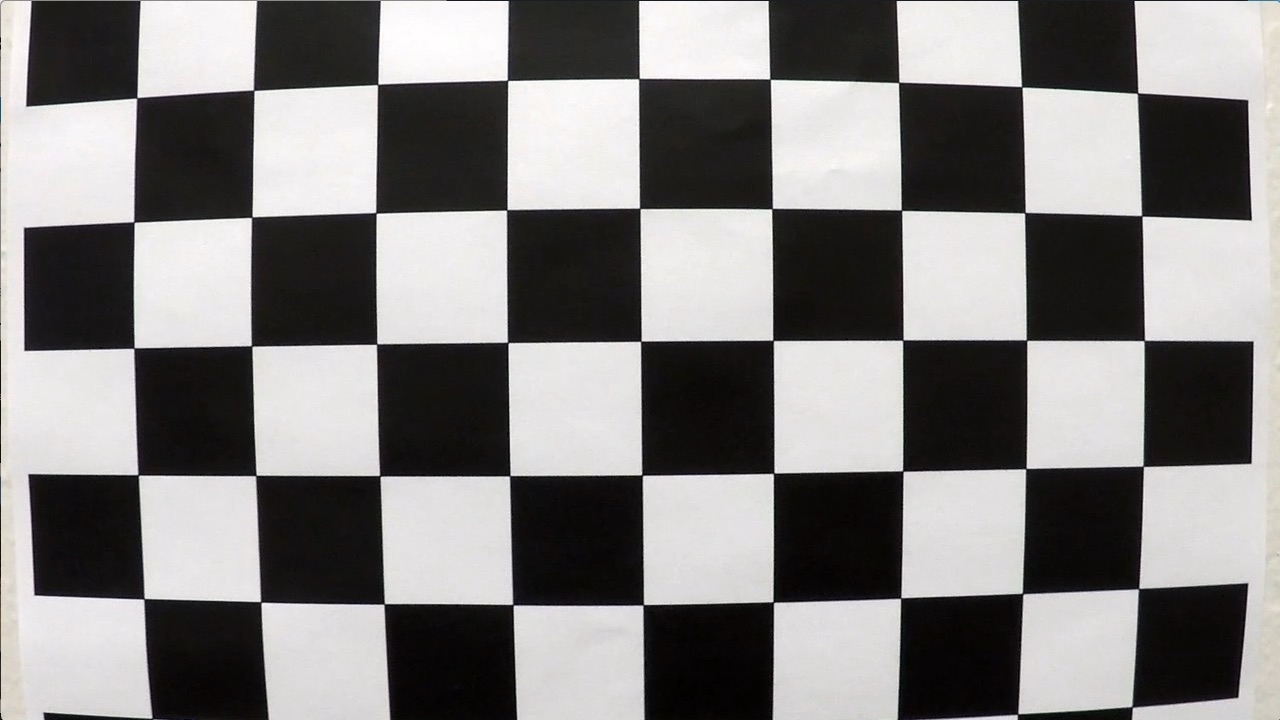
#> input picture camera_cal/calibration1.jpg, 1280 x 720 px; its folder holds 4 pictures in this run; the run also reads 2 pictures not shown here
$ jupyter execute --allow-errors project4.ipynb   (shell and % lines are left out)   (older library calls are emulated)
#> lines starting #> are read from the running program, lines starting #| are printed output that depends on the picture; after the words box and inside, x2 and y2 are one past the last pixel; in counts of white or black regions, pixels touching at a corner belong together; long printed decimals are rounded
## Advanced Lane Finding Project

The goals / steps of this project are the following:

* Compute the camera calibration matrix and distortion coefficients given a set of chessboard images.
* Apply a distortion correction to raw images.
* Use color transforms, gradients, etc., to create a thresholded binary image.
* Apply a perspective transform to rectify binary image ("birds-eye view").
* Detect lane pixels and fit to find the lane boundary.
* Determine the curvature of the lane and vehicle position with respect to center.
* Warp the detected lane boundaries back onto the original image.
* Output visual display of the lane boundaries and numerical estimation of lane curvature and vehicle position.

---

## Imports

[cell 1]
import numpy as np
import cv2
import glob
import matplotlib
#matplotlib.use('qt5agg')
import matplotlib.pyplot as plt
import matplotlib.image as mpimg


#%matplotlib qt

## Utility functions

[cell 2]
def grayscale(img):
    """Applies the Grayscale transform"""
    return cv2.cvtColor(img, cv2.COLOR_RGB2GRAY)

def calibrate(images):
    """Computes the camera calibration using chessboard images"""
    objp = np.zeros((6*9,3), np.float32)
    objp[:,:2] = np.mgrid[0:9,0:6].T.reshape(-1,2)

    # Arrays to store object points and image points from all the images.
    objpoints = [] # 3d points in real world space
    imgpoints = [] # 2d points in image plane.


    # Step through the list and search for chessboard corners
    for fname in images:
        print("processing image: {}".format(fname))
        img = cv2.imread(fname)
#> img is the input picture: shape (720, 1280, 3); mean B, G, R 127.8, 128.4, 130.1
        gray = cv2.cvtColor(img,cv2.COLOR_BGR2GRAY)

        # Find the chessboard corners
        ret, corners = cv2.findChessboardCorners(gray, (9,6),None)
#> ret = False; corners = None
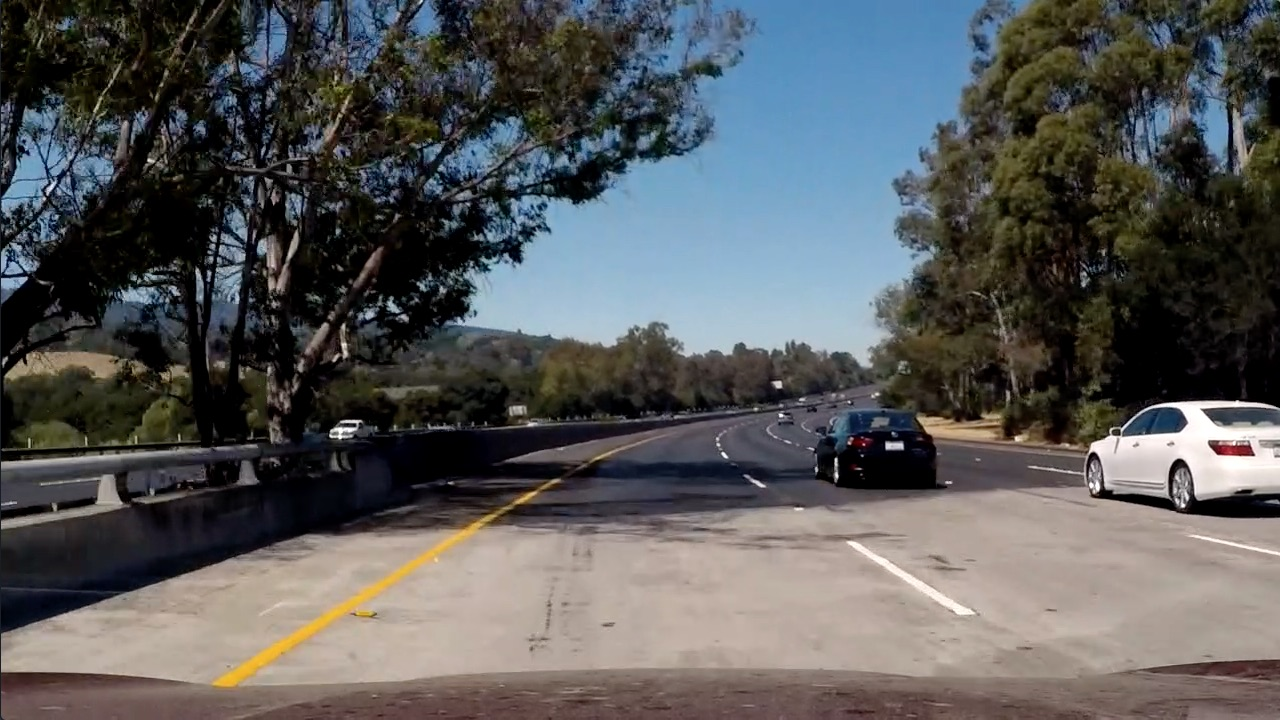
#> input picture test_images/test5.jpg, 1280 x 720 px
#> further down, img is the input picture: shape (720, 1280, 3); mean R, G, B 88.5, 89.3, 89.8

        # If found, add object points, image points
        if ret == True:
            objpoints.append(objp)
            imgpoints.append(corners)

    retval, cameraMatrix, distCoeffs, rvecs, tvecs = cv2.calibrateCamera(objpoints, imgpoints, img.shape[0:2], None, None)
    return cameraMatrix, distCoeffs


def undistort_image(img, mtx, dist):
    """Apply a distortion correction to raw image"""
    import matplotlib.image as mpimg
    dst = cv2.undistort(img, mtx, dist, None, mtx)
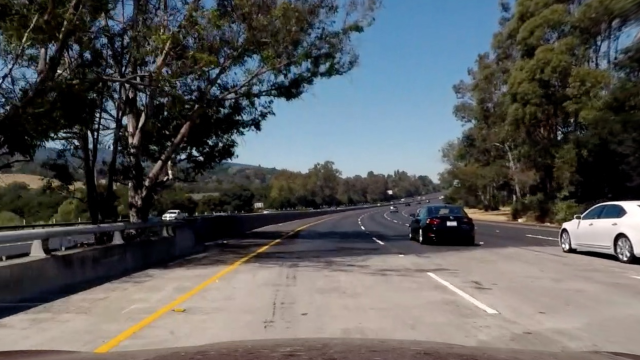
#> dst: shape (720, 1280, 3) (shown at 1/2 size); mean R, G, B 90.1, 91, 91
    return dst

def hls_transform(img):
    """Applies the hsl transform"""
    return cv2.cvtColor(img, cv2.COLOR_RGB2HLS)

# [12 lines left out: functions sobel_operator, sobel_scale, not called in this run]

def select_yellow(img):
    hsv = cv2.cvtColor(img, cv2.COLOR_RGB2HSV)
#> hsv: shape (720, 1280, 3); mean H, S, V 55.2, 81.5, 103.2
    lower = np.array([20,60,60])
    upper = np.array([38,174, 250])
    mask = cv2.inRange(hsv, lower, upper)
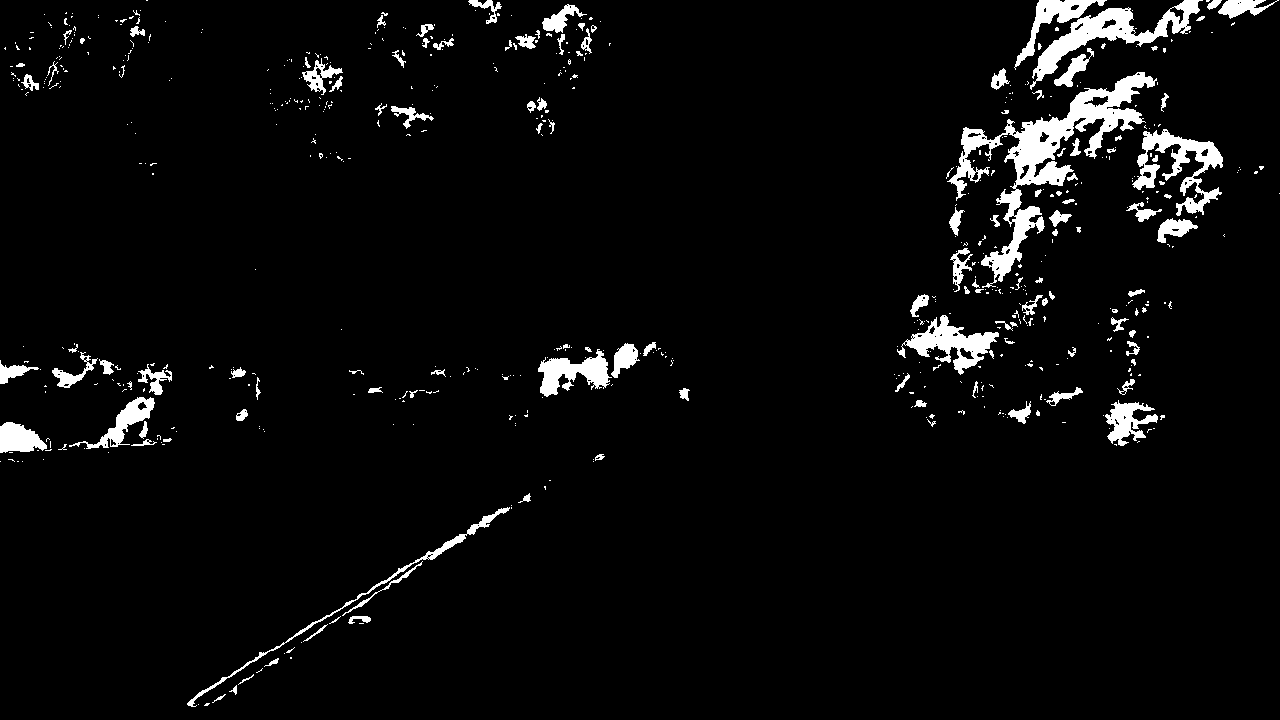
#> mask: shape (720, 1280); 4.2% white; 615 white regions (489 under 20 px), largest, box (x1, y1, x2, y2) and area: (947, 72, 1157, 288) 8714, (1030, 0, 1203, 90) 3506, (1132, 129, 1223, 216) 2736
    return mask

def select_white(img):
    lower = np.array([202,202,202])
    upper = np.array([255,255,255])
    mask = cv2.inRange(img, lower, upper)
    return mask

def apply_mask(img, mask):
    result = cv2.bitwise_and(img,img,mask=mask)
    return result

# [4 lines left out: function threshold_image, not called in this run]

def binary_image_transform_yellow_white_lane_lines(img):
    yellow_mask = select_yellow(img)
    yellow_image = apply_mask(img, yellow_mask)
    ret,yellow_binary = cv2.threshold(grayscale(yellow_image),127,255,cv2.THRESH_BINARY)
#> yellow_binary: shape (720, 1280); 0.22% white; 47 white regions (34 under 20 px), largest, box (x1, y1, x2, y2) and area: (187, 515, 496, 707) 1179, (342, 561, 423, 616) 223, (349, 616, 371, 624) 89

    white_mask = select_white(img)
    white_image = apply_mask(img, white_mask)
    ret,white_binary = cv2.threshold(grayscale(white_image),127,255,cv2.THRESH_BINARY)

    combined_binary = np.zeros_like(white_binary)
    combined_binary[(yellow_binary > 0) | (white_binary > 0)] = 1
#     plot_2_images(img, combined_binary)
    return combined_binary

def plot_2_images(img1, img2, title1='original',title2='processed'):
    import matplotlib.pyplot as plt

    f, (ax1, ax2) = plt.subplots(1, 2, figsize=(48, 18))
    f.tight_layout()
    ax1.imshow(img1)
    ax1.set_title(title1, fontsize=50)
    ax2.imshow(img2, cmap='gray')
    ax2.set_title(title2, fontsize=50)
    plt.subplots_adjust(left=0., right=1, top=0.9, bottom=0.)


def plot_image_title(img, title='', text=''):

    font = {'family': 'serif',
            'color':  'white',
            'weight': 'normal',
            'size': 28,
            }

    f, ax = plt.subplots(1, 1, figsize=(48, 18))
    f.tight_layout()
    ax.imshow(img)
    plt.text(2, 75.65, text, fontdict=font)
    ax.set_title(title, fontsize=50)
    plt.subplots_adjust(left=0., right=1, top=0.9, bottom=0.)
#     plt.savefig(output_file)

# [16 lines left out: function binary_image_transform, not called in this run]

def unwarp(img, src, dst):
    M = cv2.getPerspectiveTransform(src, dst)
    img_size = (img.shape[1], img.shape[0])
    warped = cv2.warpPerspective(img, M, img_size, flags=cv2.INTER_LINEAR)
    return warped, M

def hist(img):
    return np.sum(img[img.shape[0]//2:,:], axis=0)


def polyfit(img, y, x, order=2):
    """Fit polynomial"""
    fit = np.poly1d(np.polyfit(y, x, order))

    #y values for plotting
    ploty = np.linspace(0, img.shape[0]-1, img.shape[0])
    fit_x = fit(ploty)
    return fit_x


def detect_lane_lines(binary_warped, debug = False,nwindows = 9, margin = 100, minpix = 50):
    # Set height of windows
    window_height = np.int(binary_warped.shape[0]/nwindows)

    histogram = hist(binary_warped)

    out_img = None
    if (debug==True):
        # For debugging, an output image to visualize the result
        out_img = np.dstack((binary_warped, binary_warped, binary_warped))*255

    # Find the peak of the left and right halves of the histogram
    # These will be the starting point for the left and right lines
    midpoint = np.int(histogram.shape[0]/2)
    leftx_base = np.argmax(histogram[:midpoint])
    rightx_base = np.argmax(histogram[midpoint:]) + midpoint


    # Identify the x and y positions of all nonzero pixels in the image
    nonzero = binary_warped.nonzero()
    nonzeroy = np.array(nonzero[0])
    nonzerox = np.array(nonzero[1])

    # Current positions to be updated for each window
    leftx_current = leftx_base
    rightx_current = rightx_base


    # Create empty lists to receive left and right lane pixel indices
    left_lane_inds = []
    right_lane_inds = []

    # Step through the windows one by one
    for window in range(nwindows):

        # Identify window boundaries in x and y (and right and left)
        win_y_low = binary_warped.shape[0] - (window+1)*window_height
        win_y_high = binary_warped.shape[0] - window*window_height
        win_xleft_low = leftx_current - margin
        win_xleft_high = leftx_current + margin
        win_xright_low = rightx_current - margin
        win_xright_high = rightx_current + margin

        if (debug==True):
            # Draw the windows on the visualization image
            cv2.rectangle(out_img,(win_xleft_low,win_y_low),(win_xleft_high,win_y_high),(0,255,0), 2)
            cv2.rectangle(out_img,(win_xright_low,win_y_low),(win_xright_high,win_y_high),(0,255,0), 2)

        # Identify the nonzero pixels in x and y within the window
        good_left_inds = ((nonzeroy >= win_y_low) & (nonzeroy < win_y_high) & (nonzerox >= win_xleft_low) & (nonzerox < win_xleft_high)).nonzero()[0]
        good_right_inds = ((nonzeroy >= win_y_low) & (nonzeroy < win_y_high) & (nonzerox >= win_xright_low) & (nonzerox < win_xright_high)).nonzero()[0]

        # Append these indices to the lists
        left_lane_inds.append(good_left_inds)
        right_lane_inds.append(good_right_inds)

        # If you found > minpix pixels, recenter next window on their mean position
        if len(good_left_inds) > minpix:
            leftx_current = np.int(np.mean(nonzerox[good_left_inds]))
        if len(good_right_inds) > minpix:
            rightx_current = np.int(np.mean(nonzerox[good_right_inds]))

    # Concatenate the arrays of indices
    left_lane_inds = np.concatenate(left_lane_inds)
    right_lane_inds = np.concatenate(right_lane_inds)

    # Extract left and right line pixel positions
    leftx = nonzerox[left_lane_inds]
    lefty = nonzeroy[left_lane_inds]
    rightx = nonzerox[right_lane_inds]
    righty = nonzeroy[right_lane_inds]

    if (len(rightx)==0 or len(leftx)==0):
        return [], [], [], []

#     print("len(rightx) {}".format(len(rightx)))
#     print("len(leftx) {}".format(len(leftx)))
    left_fit = np.polyfit(lefty, leftx, 2)
    right_fit = np.polyfit(righty, rightx, 2)

    # Generate x and y values for plotting
    ploty = np.linspace(0, binary_warped.shape[0]-1, binary_warped.shape[0] )

    left_fitx = polyfit(binary_warped, lefty, leftx, 2)
    right_fitx = polyfit(binary_warped, righty, rightx, 2)

    if (debug==True):
        out_img[nonzeroy[left_lane_inds], nonzerox[left_lane_inds]] = [255, 0, 0]
        out_img[nonzeroy[right_lane_inds], nonzerox[right_lane_inds]] = [0, 0, 255]
        plt.imshow(out_img)
        plt.plot(left_fitx, ploty, color='yellow')
        plt.plot(right_fitx, ploty, color='yellow')
        plt.xlim(0, 1280)
        plt.ylim(720, 0)
    return left_fit, right_fit, left_fitx, right_fitx

def detect_lane_lines_subsequent_images(binary_warped, left_fit, right_fit, debug=False, margin = 100):
    nonzero = binary_warped.nonzero()
    nonzeroy = np.array(nonzero[0])
    nonzerox = np.array(nonzero[1])

    #TODO improve this
    left_lane_inds = ((nonzerox > (left_fit[0]*(nonzeroy**2) + left_fit[1]*nonzeroy + left_fit[2] - margin)) & (nonzerox < (left_fit[0]*(nonzeroy**2) + left_fit[1]*nonzeroy + left_fit[2] + margin)))
    right_lane_inds = ((nonzerox > (right_fit[0]*(nonzeroy**2) + right_fit[1]*nonzeroy + right_fit[2] - margin)) & (nonzerox < (right_fit[0]*(nonzeroy**2) + right_fit[1]*nonzeroy + right_fit[2] + margin)))

    # Again, extract left and right line pixel positions
    leftx = nonzerox[left_lane_inds]
    lefty = nonzeroy[left_lane_inds]
    rightx = nonzerox[right_lane_inds]
    righty = nonzeroy[right_lane_inds]

    # Fit a second order polynomial to each
    left_fitx = polyfit(binary_warped, lefty, leftx, 2)
    right_fitx = polyfit(binary_warped, righty, rightx, 2)


    ploty = np.linspace(0, binary_warped.shape[0]-1, binary_warped.shape[0] )

    if (debug==True):
        # Create an image to draw on and an image to show the selection window
        out_img = np.dstack((binary_warped, binary_warped, binary_warped))*255
        window_img = np.zeros_like(out_img)
        # Color in left and right line pixels
        out_img[nonzeroy[left_lane_inds], nonzerox[left_lane_inds]] = [255, 0, 0]
        out_img[nonzeroy[right_lane_inds], nonzerox[right_lane_inds]] = [0, 0, 255]

        # Generate a polygon to illustrate the search window area
        # And recast the x and y points into usable format for cv2.fillPoly()
        left_line_window1 = np.array([np.transpose(np.vstack([left_fitx-margin, ploty]))])
        left_line_window2 = np.array([np.flipud(np.transpose(np.vstack([left_fitx+margin, ploty])))])
        left_line_pts = np.hstack((left_line_window1, left_line_window2))
        right_line_window1 = np.array([np.transpose(np.vstack([right_fitx-margin, ploty]))])
        right_line_window2 = np.array([np.flipud(np.transpose(np.vstack([right_fitx+margin, ploty])))])
        right_line_pts = np.hstack((right_line_window1, right_line_window2))

        # Draw the lane onto the warped blank image
        cv2.fillPoly(window_img, np.int_([left_line_pts]), (0,255, 0))
        cv2.fillPoly(window_img, np.int_([right_line_pts]), (0,255, 0))
        result = cv2.addWeighted(out_img, 1, window_img, 0.3, 0)
        plt.imshow(result)
        plt.plot(left_fitx, ploty, color='yellow')
        plt.plot(right_fitx, ploty, color='yellow')
        plt.xlim(0, 1280)
        plt.ylim(720, 0)

    return left_fit, right_fit, left_fitx, right_fitx


def curvature(binary_warped, left_fitx, right_fitx):
    ploty = np.linspace(0, binary_warped.shape[0]-1, binary_warped.shape[0] )
    y_eval = np.max(ploty)

    leftx = left_fitx
    rightx = right_fitx

    # Define conversions in x and y from pixels space to meters
    ym_per_pix = 30/720 # meters per pixel in y dimension
    xm_per_pix = 3.7/700 # meters per pixel in x dimension

    # Fit new polynomials to x,y in world space
    left_fit_cr = np.polyfit(ploty*ym_per_pix, leftx*xm_per_pix, 2)
    right_fit_cr = np.polyfit(ploty*ym_per_pix, rightx*xm_per_pix, 2)
    # Calculate the new radii of curvature
    left_curverad = ((1 + (2*left_fit_cr[0]*y_eval*ym_per_pix + left_fit_cr[1])**2)**1.5) / np.absolute(2*left_fit_cr[0])
    right_curverad = ((1 + (2*right_fit_cr[0]*y_eval*ym_per_pix + right_fit_cr[1])**2)**1.5) / np.absolute(2*right_fit_cr[0])

    # Now our radius of curvature is in meters
    center_of_lanes = ((right_fitx[-1] - left_fitx[-1]) //2 + left_fitx[-1]) * xm_per_pix
    center_of_car = (binary_warped.shape[1] // 2) * xm_per_pix
    return left_curverad, right_curverad, (center_of_lanes - center_of_car)

def warp_detected_lines_onto_original(original, warped, left_fitx, right_fitx, Minv):
    # Create an image to draw the lines on
    warp_zero = np.zeros_like(warped).astype(np.uint8)
    color_warp = np.dstack((warp_zero, warp_zero, warp_zero))

    ploty = np.linspace(0, warped.shape[0]-1, warped.shape[0] )

    # Recast the x and y points into usable format for cv2.fillPoly()
    pts_left = np.array([np.transpose(np.vstack([left_fitx, ploty]))])
    pts_right = np.array([np.flipud(np.transpose(np.vstack([right_fitx, ploty])))])
    pts = np.hstack((pts_left, pts_right))

    # Draw the lane onto the warped blank image
    cv2.fillPoly(color_warp, np.int_([pts]), (0,255, 0))

    # Warp the blank back to original image space using inverse perspective matrix (Minv)
    newwarp = cv2.warpPerspective(color_warp, Minv, (original.shape[1], original.shape[0]))
    # Combine the result with the original image
    result = cv2.addWeighted(original, 1, newwarp, 0.3, 0)
#     plt.imshow(result)
    return result

## Compute the camera calibration using chessboard images

[cell 3]
images = glob.glob('../camera_cal/calibration*.jpg')
cameraMatrix, distCoeffs = calibrate(images)

## Apply a distortion correction to a raw images

[cell 4]
img = mpimg.imread('../test_images/test5.jpg')
undist = undistort_image(img, cameraMatrix, distCoeffs)
plot_2_images(img, undist)

## Create a thresholded binary image.

[cell 5]
# binary_image = binary_image_transform(undist)
# plot_2_images(img, binary_image)

[cell 6]
binary_image = binary_image_transform_yellow_white_lane_lines(undist)
#> binary_image: shape (720, 1280); values 0 (black) and 1 (white), 1.1% white; 94 white regions (69 under 20 px), largest, box (x1, y1, x2, y2) and area: (1124, 402, 1280, 507) 6030, (854, 545, 996, 626) 1182, (187, 515, 496, 707) 1179
plot_2_images(undist, binary_image)

## Apply a perspective transform to rectify binary image ("birds-eye view").

[cell 7]
img_size = (binary_image.shape[1], binary_image.shape[0])
src = np.float32(
    [[(img_size[0] / 2) - 55, img_size[1] / 2 + 100],
    [((img_size[0] / 6) - 10), img_size[1]],
    [(img_size[0] * 5 / 6) + 40, img_size[1]],
    [(img_size[0] / 2 + 65), img_size[1] / 2 + 100]])
dst = np.float32(
    [[(img_size[0] / 4), 0],
    [(img_size[0] / 4), img_size[1]],
    [(img_size[0] * 3 / 4), img_size[1]],
    [(img_size[0] * 3 / 4), 0]])
warped, M = unwarp(binary_image, src, dst)
Minv = cv2.getPerspectiveTransform(dst, src)

print(src)
#| [[ 585.       460.     ]
#|  [ 203.333  720.     ]
#|  [1106.6666   720.     ]
#|  [ 705.       460.     ]]
# plot_2_images(undist, warped)

warped_undist, M2 = unwarp(undist, src, dst)
#> in unwarp (call 2), `warped = cv2.warpPerspective(img, M, img_size, flags=cv2.INTER_LINEAR)`:
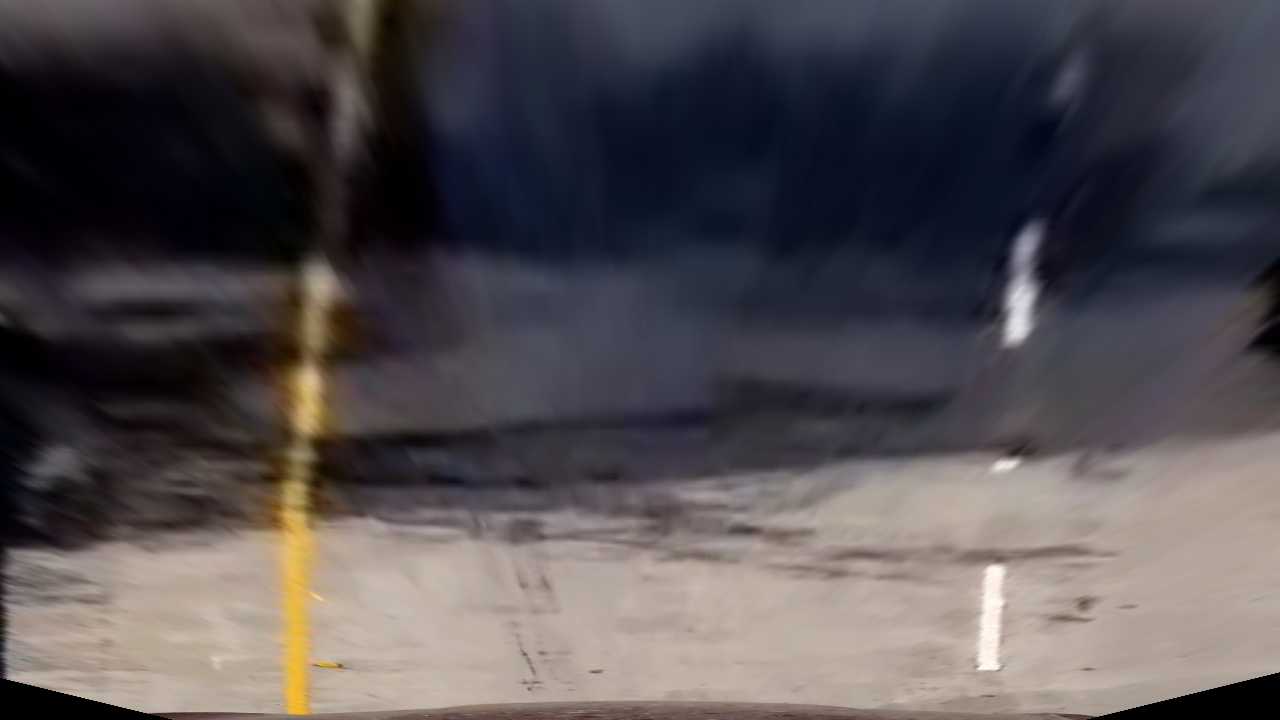
#> warped: shape (720, 1280, 3); mean R, G, B 82.8, 77.4, 80.4

src2 = np.int32(src.reshape((-1,1,2)))
dst2 = np.int32(dst.reshape((-1,1,2)))
#> (the rest of the program and of its run is left out)
